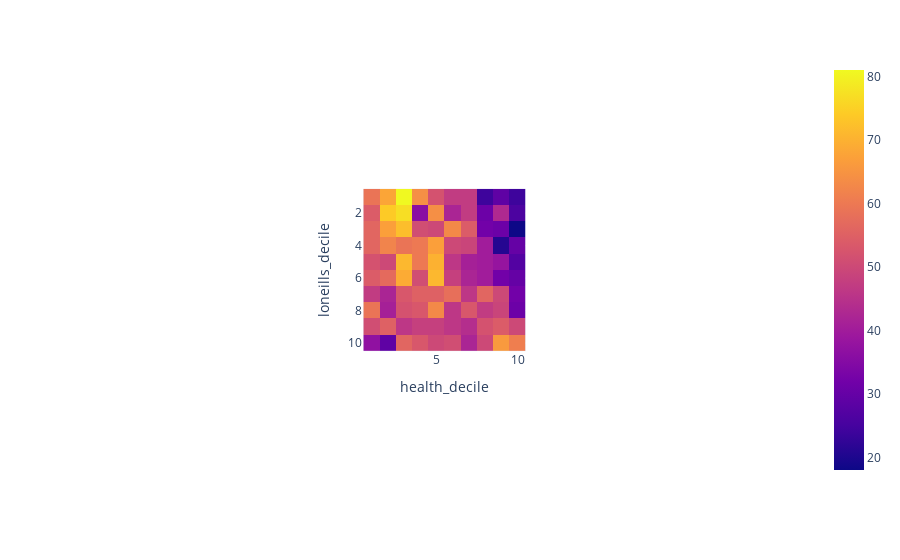

The notebook cell this image was saved under:
### Code cell
fig = px.imshow(decile_counts)
fig.show()
fig.write_image("england/health_loneills_deciles_heatmap.png")

### Figure 1 — Plotly figure (JSON) as saved in the notebook; plotly's stock layout.template omitted (floating-point values rounded to 4 significant figures)
{"data": [{"coloraxis": "coloraxis", "hovertemplate": "health_decile: %{x}<br>loneills_decile: %{y}<br>color: %{z}<extra></extra>", "name": "0", "type": "heatmap", "x": [1, 2, 3, 4, 5, 6, 7, 8, 9, 10], "xaxis": "x", "y": [1, 2, 3, 4, 5, 6, 7, 8, 9, 10], "yaxis": "y", "z": [[59, 68, 81, 64, 52, 47, 47, 24, 29, 24], [54, 74, 77, 36, 64, 42, 47, 31, 43, 26], [56, 67, 72, 51, 50, 63, 54, 32, 31, 18], [56, 62, 59, 60, 67, 50, 49, 40, 21, 30], [52, 50, 71, 60, 70, 46, 41, 40, 38, 27], [54, 57, 69, 51, 71, 48, 42, 40, 32, 30], [47, 42, 53, 55, 55, 58, 46, 56, 50, 32], [59, 41, 52, 53, 63, 46, 53, 47, 49, 31], [51, 55, 46, 48, 48, 46, 44, 52, 54, 50], [37, 29, 56, 53, 50, 51, 42, 50, 66, 61]]}], "layout": {"autosize": true, "coloraxis": {"colorscale": [[0, "#0d0887"], [0.1111, "#46039f"], [0.2222, "#7201a8"], [0.3333, "#9c179e"], [0.4444, "#bd3786"], [0.5556, "#d8576b"], [0.6667, "#ed7953"], [0.7778, "#fb9f3a"], [0.8889, "#fdca26"], [1, "#f0f921"]]}, "margin": {"t": 60}, "xaxis": {"anchor": "y", "autorange": true, "constrain": "domain", "domain": [0.3886, 0.6114], "range": [0.5, 10.5], "scaleanchor": "y", "title": {"text": "health_decile"}, "type": "linear"}, "yaxis": {"anchor": "x", "autorange": true, "constrain": "domain", "domain": [0, 1], "range": [10.5, 0.5], "title": {"text": "loneills_decile"}, "type": "linear"}}}
